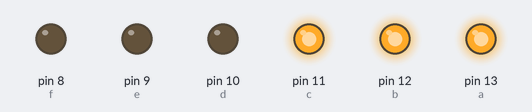
A sketch run on a simulated Arduino Uno, built with avr-gcc and run on an emulated ATmega328P. Parts: output pins drawn as LEDs (lit = HIGH).

Above: at 1.5 s.
At 4.5 s:
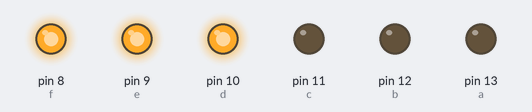
Timing chart, 0 to 5.6 s (numbered marks = the images above):
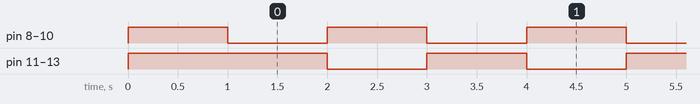

The sketch:

q_4-on_half-off_half.ino
```cpp
// global variable
int a = 13, b = 12, c = 11, d = 10, e = 9, f = 8;

void setup() {
  //all pins
  pinMode(a, OUTPUT);
  pinMode(b, OUTPUT);
  pinMode(c, OUTPUT);
  pinMode(d, OUTPUT);
  pinMode(e, OUTPUT);
  pinMode(f, OUTPUT);

  //first ON all lights
  digitalWrite(a, HIGH);
  digitalWrite(b, HIGH);
  digitalWrite(c, HIGH);
  digitalWrite(d, HIGH);
  digitalWrite(e, HIGH);
  digitalWrite(f, HIGH);
  delay(1000);
}

void firstHalf() {
  digitalWrite(a, HIGH);
  digitalWrite(b, HIGH);
  digitalWrite(c, HIGH);
  digitalWrite(d, LOW);
  digitalWrite(e, LOW);
  digitalWrite(f, LOW);
}

void secondHalf() {
  digitalWrite(a, LOW);
  digitalWrite(b, LOW);
  digitalWrite(c, LOW);
  digitalWrite(d, HIGH);
  digitalWrite(e, HIGH);
  digitalWrite(f, HIGH);
}

void loop() {
  firstHalf();
  delay(1000);
  secondHalf();
  delay(1000);
}
```

Measured:
- by itself, pin 8 (f), pin 9 (e), pin 10 (d), pin 11 (c), pin 12 (b), pin 13 (a): alternates HIGH for 1.0 s and LOW for 1.0 s
